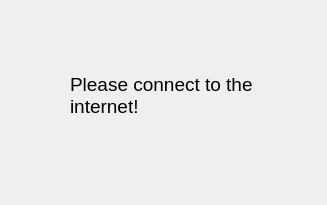
<?xml version="1.0" encoding="UTF-8"?>
<ui version="4.0">
 <class>Dialog</class>
 <widget class="QDialog" name="Dialog">
  <property name="geometry">
   <rect>
    <x>0</x>
    <y>0</y>
    <width>327</width>
    <height>205</height>
   </rect>
  </property>
  <property name="windowTitle">
   <string>Dialog</string>
  </property>
  <widget class="QLabel" name="label">
   <property name="geometry">
    <rect>
     <x>70</x>
     <y>20</y>
     <width>211</width>
     <height>151</height>
    </rect>
   </property>
   <property name="font">
    <font>
     <pointsize>14</pointsize>
    </font>
   </property>
   <property name="text">
    <string>Please connect to the internet!</string>
   </property>
   <property name="wordWrap">
    <bool>true</bool>
   </property>
  </widget>
 </widget>
 <resources/>
 <connections/>
</ui>
